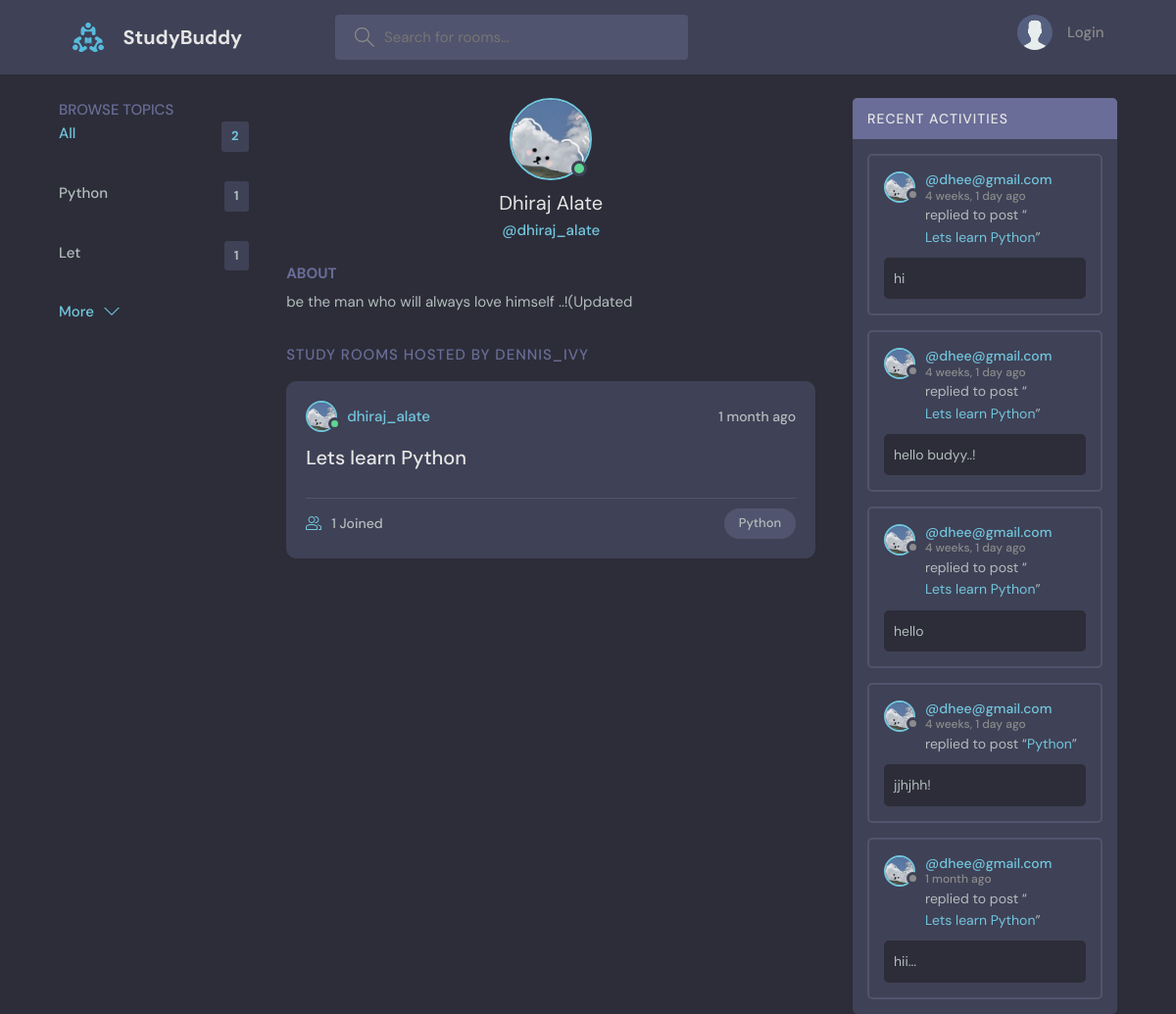
Page /profile/1/ on the committed database.
### base/models.py (models this page shows, shortened)
class Topic(models.Model):
    name=models.CharField(max_length=200)

class User(AbstractUser):
    name=models.CharField(max_length=200,null=True)
    email=models.EmailField(unique=True,null=True)
    bio=models.TextField(null=True)
    avatar=models.ImageField(null=True,default='avatar.svg')
    USERNAME_FIELD='email'
    REQUIRED_FIELDS=[]

class Room(models.Model):
    host= models.ForeignKey(User,on_delete=models.SET_NULL,null=True)
    topic= models.ForeignKey(Topic,on_delete=models.SET_NULL,null=True)
    name = models.CharField(max_length=200)
    description = models.TextField(null=True,blank=True)
    participants= models.ManyToManyField(User,related_name='participantsl',blank=True)
    updated = models.DateTimeField(auto_now=True)
    created = models.DateTimeField(auto_now_add=True)
    def __str__(self):
        return self.name
    class Meta:
        ordering = ['-updated','-created']

class Message(models.Model):
    user= models.ForeignKey(User,on_delete=models.CASCADE)
    room = models.ForeignKey(Room,on_delete=models.CASCADE) #one-many relationship
    body = models.TextField()
    updated = models.DateTimeField(auto_now=True)
    created = models.DateTimeField(auto_now_add=True)
    class Meta:
        ordering = ['-updated','-created']

### base/views.py (the view)
# urls.py: path('profile/<str:pk>/',views.userProfile,name='profile'),
def userProfile(request,pk):
    user = User.objects.get(id=pk)
    rooms = user.room_set.all()
    room_messages = user.message_set.all()
    topics = Topic.objects.all()
    context={'user':user,'rooms':rooms,'room_messages':room_messages,'topics':topics}
    return render(request,'base/profile.html',context)

### base/templates/base/profile.html (shortened to what this page needs)
{% extends 'main.html' %}
{% block content %}
<main class="profile-page layout layout--3">
  <div class="container">
    {% include 'base/topic_components.html' %}
    <div class="roomList">
      <div class="profile">
        <div class="profile__avatar">
          <div class="avatar avatar--large active">
            <img src="{{user.avatar.url}}"/>
          </div>
        </div>
        <div class="profile__info">
          <h3>{{user.name}}</h3>
          <p>@{{user.username}}</p>
        </div>
        <div class="profile__about">
          <h3>About</h3>
          <p>
            {{user.bio}}
          </p>
        </div>
      </div>
      <div class="roomList__header">
        <div>
          <h2>Study Rooms Hosted by dennis_ivy</a>
          </h2>
        </div>
      </div>
      {% include 'base/feed_component.html' %}
    </div>
    {% include 'base/activity_components.html' %}
  </div>
</main>
{% endblock content %}

### templates/main.html (shortened to what this page needs)
<!DOCTYPE html>
{% load static %}
<html lang="en">
  <head>
    <link rel="stylesheet" href="{% static 'styles/style.css' %}" />
  </head>
  <body>
    {% include 'nav.html' %}
    {% block content %}
    {% endblock content %}
  </body>
</html>

### templates/nav.html (shortened to what this page needs)
{% load static %}
<header class="header header--loggedIn">
    <div class="container">
      <a href="{% url 'home' %}" class="header__logo">
        <img src="{% static 'images/logo.svg' %}" />
        <h1>StudyBuddy</h1>
      </a>
      <form class="header__search" method="GET" action="{% url 'home' %}">
        <label>
          <input name='q' placeholder="Search for rooms..." />
        </label>
      </form>
      <nav class="header__menu">
        {% if request.user.is_authenticated %}
        <div class="header__user">
          <a href="{% url 'update-user' %}">
            <div class="avatar avatar--medium active">
              <img src="{{request.user.avatar.url}}" />
            </div>
            <p>{{request.user.username }}<span>@{{request.user.username }}</span></p>
          </a>
          <button class="dropdown-button">
            <svg version="1.1" xmlns="http://www.w3.org/2000/svg" width="32" height="32" viewBox="0 0 32 32">
              <title>chevron-down</title>
              <path d="M16 21l-13-13h-3l16 16 16-16h-3l-13 13z"></path>
            </svg>
          </button>
        </div>
       {% else %}
         <a href="{% url 'login-register' %}">
          <img src="{% static 'images/avatar.svg' %}" />
          <p>Login</p>
        </a>
        {% endif %}
      </nav>
    </div>
  </header>

### base/templates/base/topic_components.html
<div class="topics__header">
    <div class="topics">      <h2>Browse Topics</h2>
     </div>
     <ul class="topics__list">
       <li>
         <a href="{% url 'home' %}" class="active">All <span>{{topics.count}}</span></a>
       </li>
       {% for topic in topics %}
       <li>
         <a href="{% url 'home' %}?q={{topic.name}}">{{topic.name}}<span>{{topic.room_set.all.count}}</span></a>
       </li>
       {% endfor %}
     </ul>
     <a class="btn btn--link" href="{% url 'topics' %}">
       More
       <svg version="1.1" xmlns="http://www.w3.org/2000/svg" width="32" height="32" viewBox="0 0 32 32">
         <title>chevron-down</title>
         <path d="M16 21l-13-13h-3l16 16 16-16h-3l-13 13z"></path>
       </svg>
     </a>
   </div>

### base/templates/base/feed_component.html (shortened to what this page needs)
{% for room in rooms  %}
<div class="roomListRoom">
    <div class="roomListRoom__header">
      <a href="{% url 'profile' room.host.id %}" class="roomListRoom__author">
        <div class="avatar avatar--small active">
          <img src="{{room.host.avatar.url}}" />
        </div>
        <span>{{ room.host.username }}</span>
      </a>
      <div class="roomListRoom__actions">
        <span>{{room.created|timesince}} ago</span>
      </div>
    </div>
    <div class="roomListRoom__content">
      <a href="{% url 'room' room.id %}">{{room.name}}</a>
    </div>
    <div class="roomListRoom__meta">
      <a href="{% url 'room' room.id %}" class="roomListRoom__joined">
        {{room.participants.all.count}} Joined
      </a>
      <p class="roomListRoom__topic">{{room.topic.name}}</p>
    </div>
  </div>
{% endfor%}

### base/templates/base/activity_components.html (shortened to what this page needs)
<div class="activities">
    <div class="activities__header">
      <h2>Recent Activities</h2>
    </div>
    {% for message in room_messages %}
    <div class="activities__box">
      <div class="activities__boxHeader roomListRoom__header">
        <a href="{% url 'profile' message.user.id %}" class="roomListRoom__author">
          <div class="avatar avatar--small">
            <img src="{{message.user.avatar.url}}"/>
          </div>
          <p>
            @{{message.user}}
            <span>{{message.created|timesince}} ago</span>
          </p>
        </a>
      </div>
      <div class="activities__boxContent">
        <p>replied to post “<a href="{% url 'room' message.room.id %}">{{message.room}}</a>”</p>
        <div class="activities__boxRoomContent">
         {{message.body}}
        </div>
      </div>
    </div>
    {% endfor %}
  </div>

### rows in the picture
Topic: name "Python", room_set.all.count "1"
Topic: name "Let", room_set.all.count "1"
User: avatar (picture), name "Dhiraj Alate", username "dhiraj_alate", bio "be the man who will always love himself ..!(Updated"
Room: host.avatar (picture), host.username "dhiraj_alate", created "1 month", name "Lets learn Python", participants.all.count "1", topic.name "Python"
Message: user.avatar (picture), user "dhee@gmail.com", created "4 weeks, 1 day", room "Lets learn Python", body "hi"
Message: user.avatar (picture), user "dhee@gmail.com", created "4 weeks, 1 day", room "Lets learn Python", body "hello budyy..!"
Message: user.avatar (picture), user "dhee@gmail.com", created "4 weeks, 1 day", room "Lets learn Python", body "hello"
Message: user.avatar (picture), user "dhee@gmail.com", created "4 weeks, 1 day", room "Python", body "jjhjhh!"
Message: user.avatar (picture), user "dhee@gmail.com", created "1 month", room "Lets learn Python", body "hii..."

### other values in the picture
{{ topics.count }} "2"
